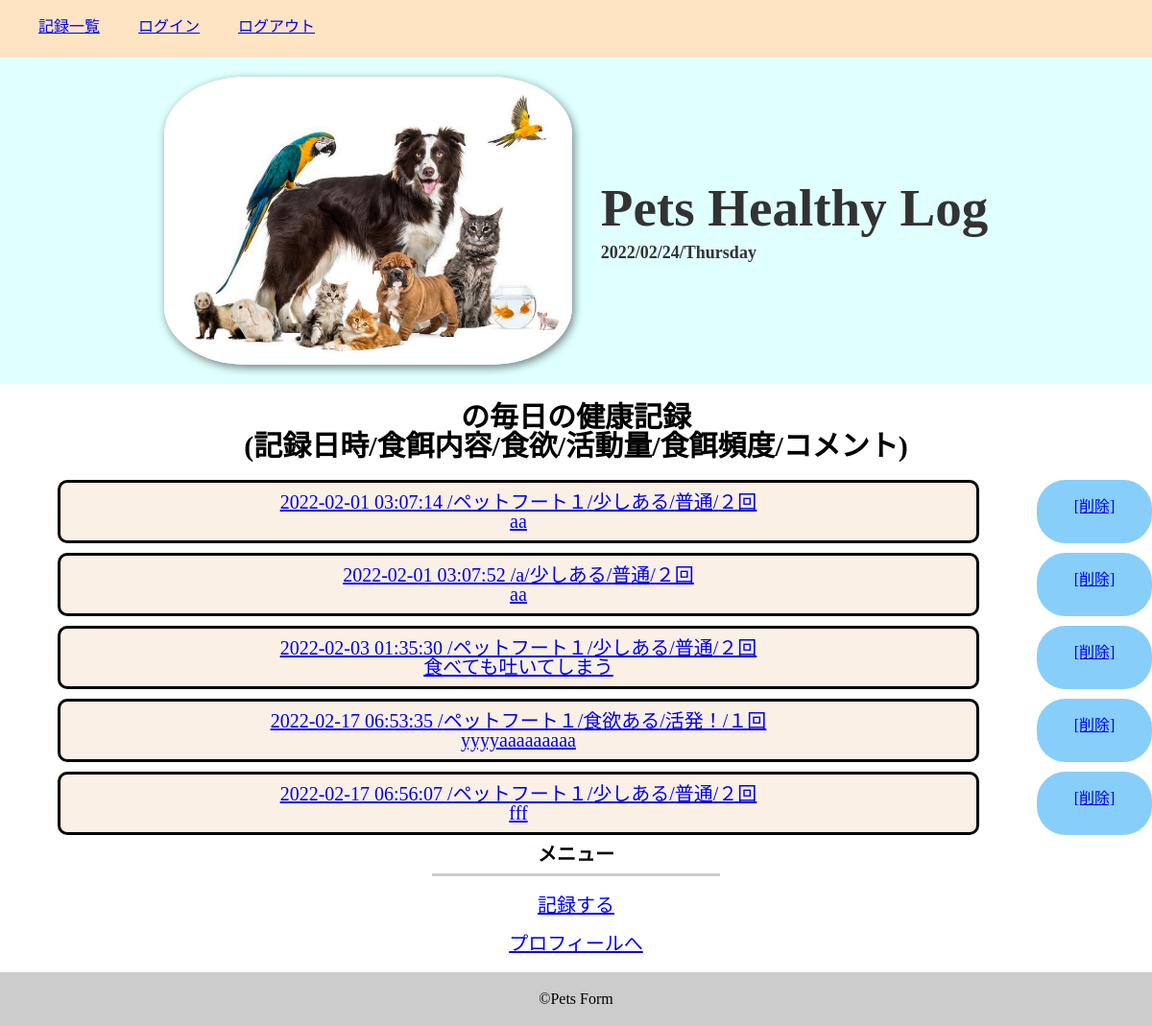
Page /log.php on the earlier database version.
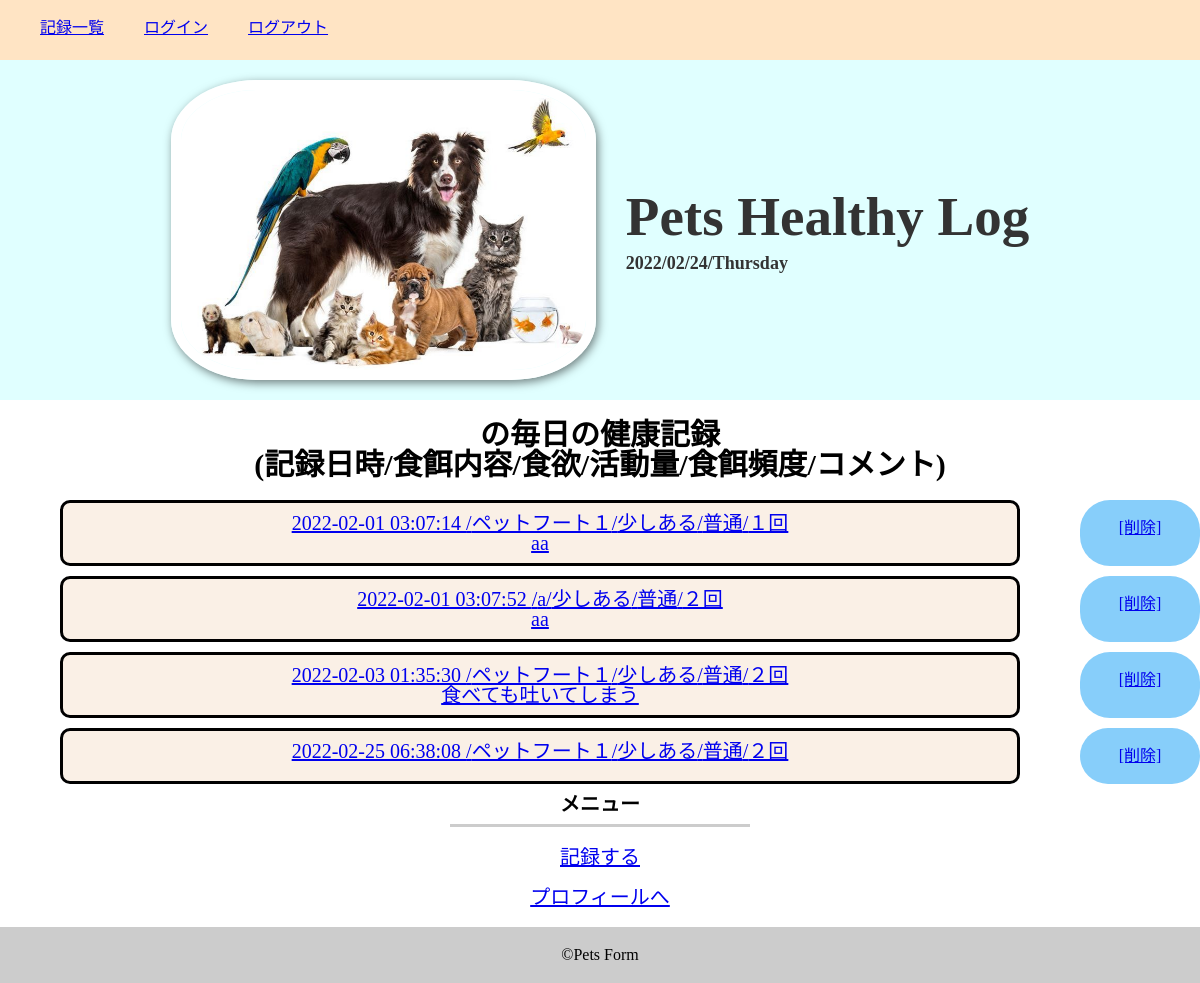
Same page on the later database version.
### tables this page shows
CREATE TABLE `pets_db` (
  `id` int(12) NOT NULL,
  `content` varchar(64) NOT NULL,
  `hung` varchar(64) NOT NULL,
  `act` varchar(64) NOT NULL,
  `freq` varchar(64) NOT NULL,
  `pcomment` text,
  `indate` datetime NOT NULL
);

### log.php (the view, shortened to what this page needs)
<?php
$pdo = db_conn();
$stmt = $pdo->prepare("SELECT * FROM pets_db");
$status = $stmt->execute();
$view="";
if ($status==false) {
    $error = $stmt->errorInfo();
    exit("ErrorQuery:".$error[2]);
}else{
    while( $result = $stmt->fetch(PDO::FETCH_ASSOC)){
    $view .= '<ul class="log">';
    $view .= '<li class="log__list"><a href="daylog_modi.php?id='.$result["id"].'">';
    $view .= $result["indate"] ." /". $result["content"] ."/". $result["hung"]."/". $result["act"]."/". $result["freq"]."<br>". $result["pcomment"];
    $view .= '</a></li>';
    $view .= '<li class="delete"><a href="delete.php?id=' . $result['id'] . '">';
    $view .= '  [削除]';
    $view .= '</a>';
    $view .= "</li></ul>";
    }
}
$pname = $_SESSION['pname'];
?>
<!DOCTYPE html>
<html lang='ja'>
<head>
    <link rel='stylesheet' href='css/reset.css'>
    <link rel='stylesheet' href='css/style.css'>
</head>
<body>
    <div class='wrap'>
        <?php
            include("header.php");
        ?>
    </div>
<h1 class='contents' style='font-size: 30px; font-weight: bold;'><?=$pname?>
の毎日の健康記録<br>
(記録日時/食餌内容/食欲/活動量/食餌頻度/コメント)</h1>
<?=$view;?>
    <div>
        <div class='title'>メニュー</div>
            <ul>
                <li class='contents'><a href="daylog.php">記録する</a></li>
                <li class='contents'><a href="profile.php">プロフィールへ</a></li>
            </ul>
    </div>
    <footer class='footer'>
        <small class='copy'>&copy;Pets Form</small>
    </footer>
</body>
</html>

Differences in the rows shown:
removed pets_db: indate "2022-02-17 06:53:35", content "ペットフート１", hung "食欲ある", act "活発！", freq "１回", pcomment "yyyyaaaaaaaaa", value "[削除]"
changed pets_db (number 1 of 4 on the later page): freq "２回" → "１回"
changed pets_db (number 4 of 4 on the later page): indate "2022-02-17 06:56:07" → "2022-02-25 06:38:08"; pcomment "fff" → (not shown)
